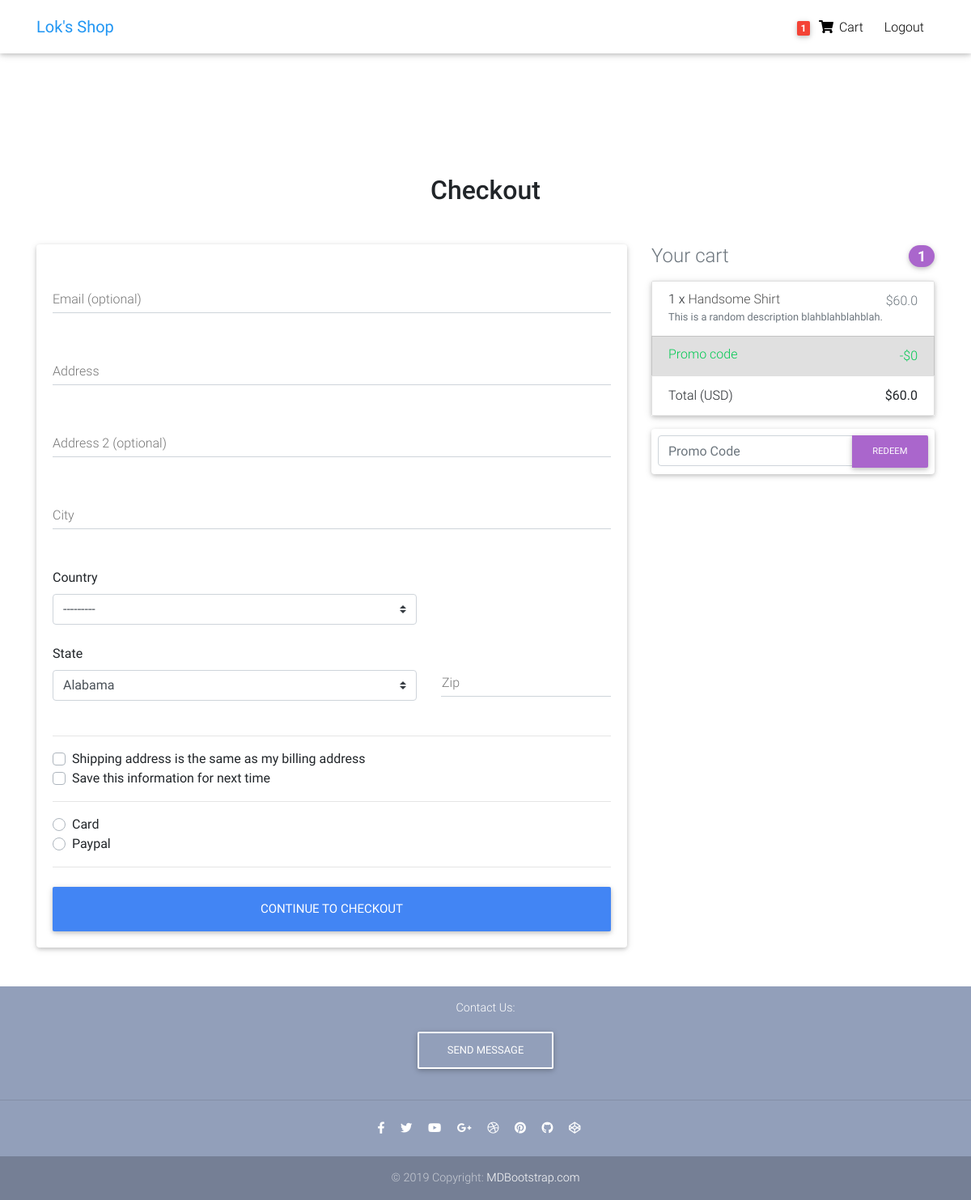
The app's page /checkout/ (signed in), older data.
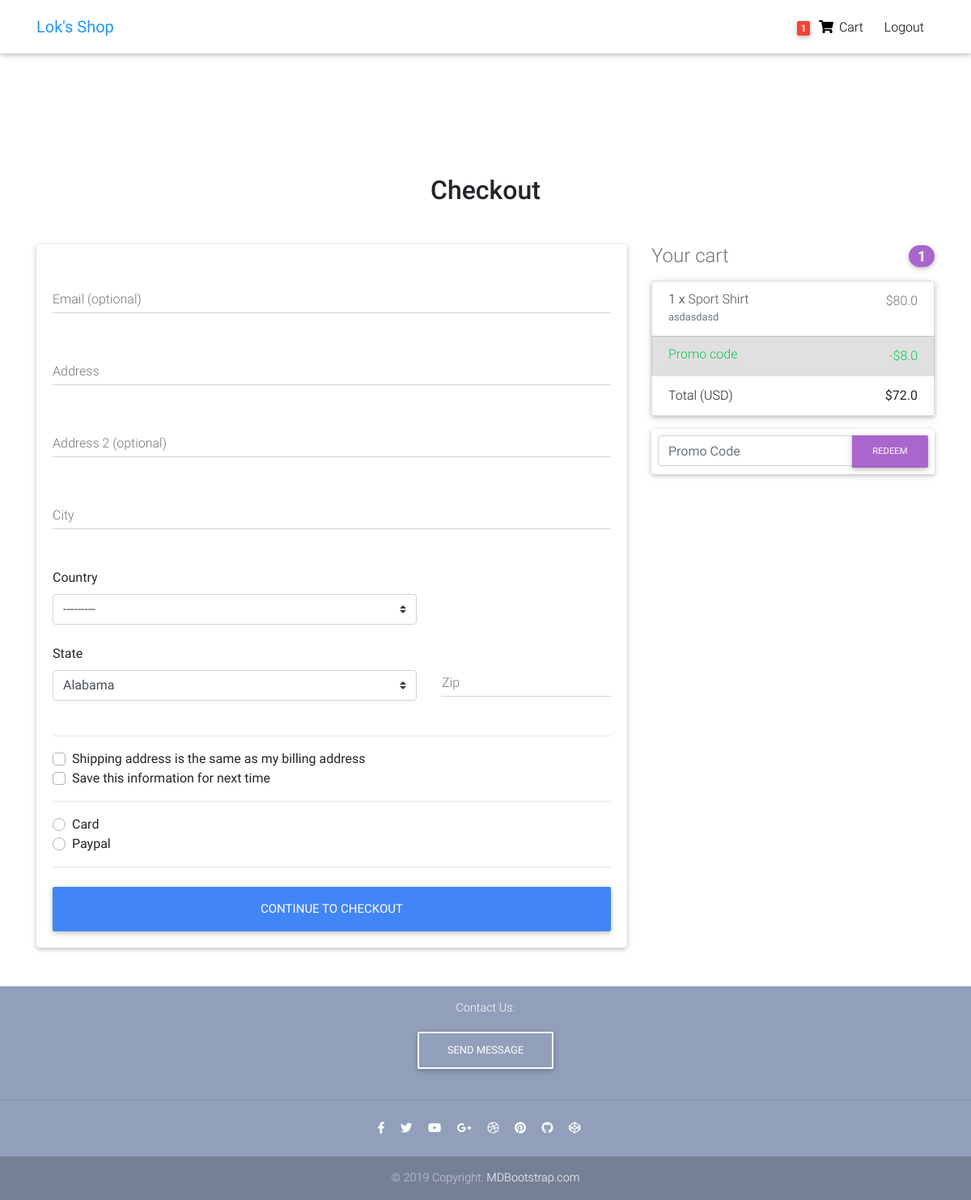
The same page, newer data.
### core/models.py (models this page shows, shortened)
class Order(models.Model):
    user = models.ForeignKey(settings.AUTH_USER_MODEL, on_delete=models.CASCADE)
    items = models.ManyToManyField(OrderItem)
    start_date = models.DateTimeField(auto_now_add=True)
    ordered_date = models.DateTimeField(null=True, blank=True)
    ordered = models.BooleanField(default=False)
    billing_address = models.ForeignKey('BillingAddress', on_delete=models.SET_NULL, blank=True, null=True)
    payment = models.ForeignKey('Payment', on_delete=models.SET_NULL, blank=True, null=True)
    coupon = models.ForeignKey('Coupon', on_delete=models.SET_NULL, blank=True, null=True)
    order_number = models.CharField(max_length=10, null=True, blank=True)
    def total_order_price(self):
        total = 0
        for item in self.items.all():
            total+=item.get_final_total_item_price()
        return total
    def discount_amount(self):
        amount = 0
        price = self.total_order_price()
        if self.coupon:
            amount += price * (self.coupon.amount/100)
        return amount
    def total_order_price_with_discount(self):
        return self.total_order_price() - self.discount_amount()
    def final_price(self):
        if self.coupon:
            return self.total_order_price_with_discount()
        return self.total_order_price()

class OrderItem(models.Model):
    user = models.ForeignKey(settings.AUTH_USER_MODEL, on_delete=models.CASCADE)
    item = models.ForeignKey(Item, on_delete=models.CASCADE)
    quantity = models.IntegerField(default=1)
    ordered = models.BooleanField(default=False)
    ordered_date = models.DateTimeField(null=True, blank=True)
    def get_total_item_price(self):
        return self.quantity * self.item.price
    def get_total_item_discount_price(self):
        return self.quantity * self.item.discount_price
    def get_final_total_item_price(self):
        if self.item.discount_price:
            return self.get_total_item_discount_price()
        return self.get_total_item_price()

class Item(models.Model):
    title = models.CharField(max_length = 100)
    price = models.FloatField(default=0)
    discount_price = models.FloatField(blank=True, null = True)
    category = models.CharField(choices=CATEGORY_CHOICES, max_length = 2)
    label = models.CharField(choices=LABEL_CHOICES, max_length = 1)
    slug = models.SlugField(blank = True, null = True, unique = True)
    description = models.TextField()
    image = models.ImageField(blank=True, null=True)
    def get_absolute_url(self):
        return reverse("core:product", kwargs={
            'slug': self.slug
        })

class Coupon(models.Model):
    code = models.CharField(max_length=10)
    amount = models.FloatField(default=10)
    description = models.CharField(max_length=100, default='New Promo!')

### core/views.py (the view, shortened to what this page needs)
# urls.py: path('checkout/', CheckoutView.as_view(), name='checkout'),
class CheckoutView(View):
    template_name = "checkout.html"
    context = {}
    def get(self, *args, **kwargs):
        try:
            order = Order.objects.get(user=self.request.user, ordered=False)
            form = CheckoutForm()
            self.context = {
                'form':form,
                'couponform':CouponForm(),
                'order':order,
                'DISPLAY_COUPON_FORM': True
            }
            return render(self.request, self.template_name, self.context)
        except:
            messages.error(self.request, 'You do not have any order')
            return redirect('core:checkout')

### core/forms.py
class CouponForm(forms.Form):
    code = forms.CharField(widget=forms.TextInput(attrs={
        'class':'form-control',
        'placeholder':'Promo Code',
        'aria-label':'Recipient\'s username',
        'aria-describedby':'basic-addon2'
    }))

### core/templatetags/cart_template_tags.py (called while the page is built)
@register.filter
def cart_item_count(user):
    if user.is_authenticated:
        qs = Order.objects.filter(user=user, ordered=False)
        if qs.exists():
            return qs[0].items.count()
    return 0

### templates/checkout.html (shortened to what this page needs)
{% extends "base.html" %}
{% load static %}
{% load crispy_forms_tags %}
{% block content %}
  <main class="mt-5 pt-4">
    <div class="container wow fadeIn">
      <h2 class="my-5 h2 text-center">Checkout</h2>
      <div class="row">
        <div class="col-md-8 mb-4">
          <div class="card">
            <form method="POST" class="card-body">
              <div class="md-form mb-5">
                {{ form.email }}
                <label for="email" class="">Email (optional)</label>
              </div>
              <div class="md-form mb-5">
                {{ form.street_address }}
                <label for="address" class="">Address</label>
              </div>
              <div class="md-form mb-5">
                {{ form.apartment_address }}
                <label for="address-2" class="">Address 2 (optional)</label>
              </div>
              <div class="md-form mb-5">
                {{ form.city }}
                <label for="city" class="">City</label>
              </div>
              <div class="row">
                <div class="col-md-8 mb-4">
                  <label for="country">Country</label>
                  {{ form.country }}
                </div>
                <div class="col-md-8 mb-4">
                  <label for="state">State</label>
                  {{ form.states }}
                </div>
                <div class="md-form col-md-4 mb-4">
                  {{ form.zip_address }}
                  <label for="zip" class="ml-3">Zip</label>
                </div>
              </div>
              <hr>
              <div class="custom-control custom-checkbox">
                <label class="custom-control-label" for="same-address">Shipping address is the same as my billing address</label>
              </div>
              <div class="custom-control custom-checkbox">
                <label class="custom-control-label" for="save-info">Save this information for next time</label>
              </div>
              <hr>
              <div class="d-block my-3">
                {% for value, name in form.fields.payment_option.choices %}
                <div class="custom-control custom-radio">
                  <label class="custom-control-label" for="{{ name }}">{{ name }}</label>
                </div>
                {% endfor %}
              </div>
              <hr class="mb-4">
              <button class="btn btn-primary btn-lg btn-block" type="submit">Continue to checkout</button>
            </form>
          </div>
        </div>
        {% include "snippets/order-snippet.html" %}
      </div>
    </div>
  </main>
{% endblock content %}

### templates/snippets/order-snippet.html (shortened to what this page needs)
<div class="col-md-4 mb-4">
    <h4 class="d-flex justify-content-between align-items-center mb-3">
      <span class="text-muted">Your cart</span>
      <span class="badge badge-secondary badge-pill">{{ order.items.count }}</span>
    </h4>
    <ul class="list-group mb-3 z-depth-1">
      {% for order_item in order.items.all %}
      <li class="list-group-item d-flex justify-content-between lh-condensed">
        <div>
          <h6 class="my-0">{{ order_item.quantity }} x <a href="{{ order_item.item.get_absolute_url }}" target="_blank" class="dark-grey-text">{{ order_item.item.title }}</a></h6>
          <small class="text-muted">{{ order_item.item.description }}</small>
        </div>
        <span class="text-muted">${{ order_item.get_final_total_item_price }}</span>
      </li>
      {% endfor %}
      <li class="list-group-item d-flex justify-content-between bg-light">
        <div class="text-success">
          <h6 class="my-0">Promo code</h6>
        </div>
        <span class="text-success">-${{ order.discount_amount }}</span>
      </li>
      <li class="list-group-item d-flex justify-content-between">
        <span>Total (USD)</span>
        <strong>${{ order.final_price }}</strong>
      </li>
    </ul>
    {% if DISPLAY_COUPON_FORM %}
    <form class="card p-2" method="POST" action="{% url 'core:add-coupon' %}">
      <div class="input-group">
        {{ couponform.code }}
        <div class="input-group-append">
          <button class="btn btn-secondary btn-md waves-effect m-0" type="submit">Redeem</button>
        </div>
      </div>
    </form>
    {% endif %}
  </div>

Row changes from the older to the newer data that the page shows:
removed Order: items.count "1", discount_amount "0", final_price "60.0"
removed OrderItem: quantity "1", item "Handsome Shirt", item.description "This is a random description blahblahblahblah.", get_final_total_item_price "60.0"
added Order: items.count "1", discount_amount "8.0", final_price "72.0"
added OrderItem: quantity "1", item "Sport Shirt", item.description "asdasdasd", get_final_total_item_price "80.0"
